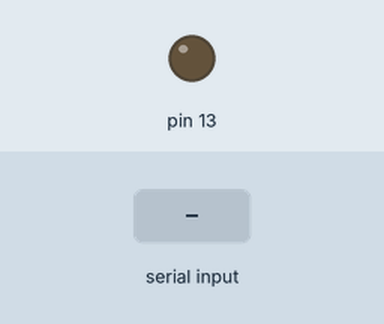
Bench run of a sketch on a simulated Arduino Uno, built with avr-gcc and run on an emulated ATmega328P. Parts: output pins drawn as LEDs (lit = HIGH). Inputs (shaded band) come from the test bench.

Above: at 1.2 s.
1.3 s: "d" received over Serial
At 1.6 s:
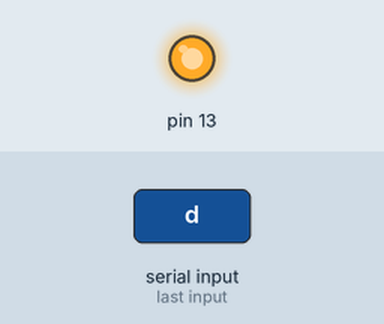
2.8 s: "e" received over Serial
At 4.0 s:
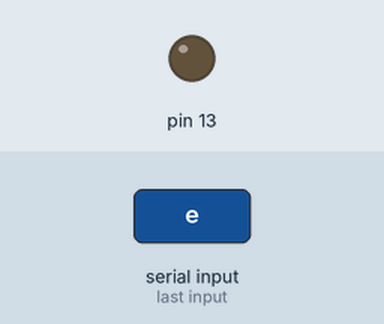
Timing chart, 0 to 5.8 s (numbered marks = the images above; inputs shaded):
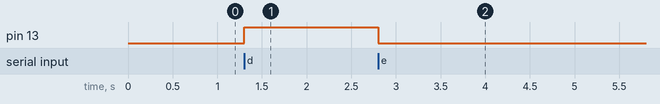

The sketch:

sketch_mar06a.ino
```cpp
//const int ledpin=13;
int recValue;
// include the library code:
void setup()
{
Serial.begin(9600);
pinMode(13, OUTPUT);
}

void loop()
{
  if(Serial.available()>0)
  {
    recValue=Serial.read();

    if (recValue == 100) // If use will send value 100 from MATLAB then LED will turn ON
     {
       digitalWrite(13, HIGH);

       }
        if(recValue == 101) // If use will send value 101 from MATLAB then LED will turn OFF
         {
          digitalWrite(13, LOW);

         }
      }
    }
```

Measured:
- after the input at 1.3 s, pin 13: LOW → HIGH at once
- after the input at 2.8 s, pin 13: HIGH → LOW at once
